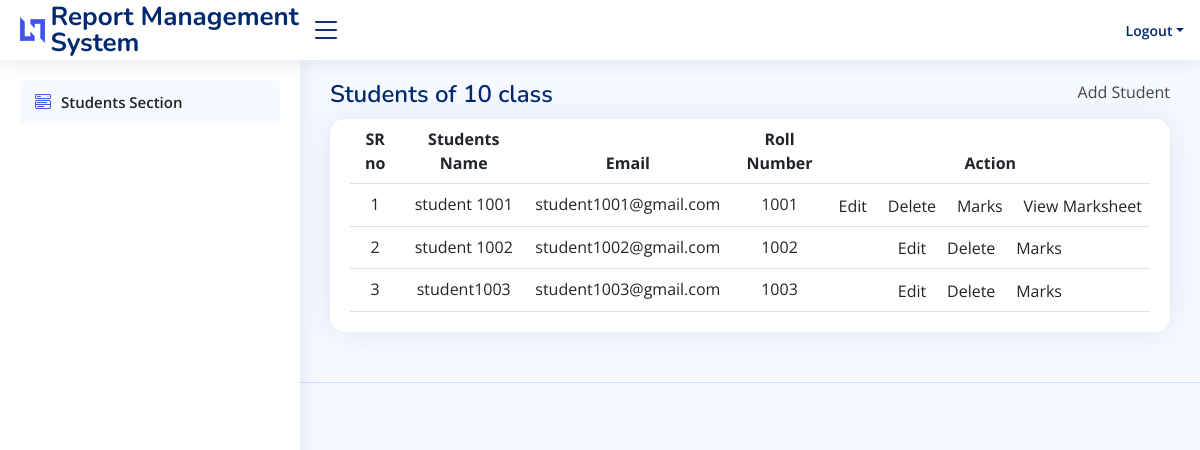
/studentsview/1 (signed in), run on the app's committed database.
### master_api/models.py (models this page shows, shortened)
class Classes (models.Model):
    class_name = models.CharField(max_length=100)
    created_at = models.DateTimeField(auto_now_add=True)
    updated_at = models.DateTimeField(auto_now=True)
    DisplayList = ['id', 'class_name']

class UserAuth(AbstractBaseUser, PermissionsMixin):
    class_id = models.ForeignKey(Classes, on_delete=models.SET_NULL, null=True, blank=True)
    name = models.CharField(max_length=100)
    email = models.EmailField(unique=True)
    password = models.CharField(max_length=128)
    roll_number = models.CharField(max_length=20, unique=True, null=True, blank=True)
    is_staff = models.BooleanField(default=False)
    is_admin = models.BooleanField(default=False)
    is_active = models.BooleanField(default=True)
    created_at = models.DateTimeField(auto_now_add=True)
    updated_at = models.DateTimeField(auto_now=True)
    objects = CustomUserManager()
    USERNAME_FIELD = 'email'
    REQUIRED_FIELDS = []  # No additional required fields
    DisplayList = ['id', 'name', 'email', 'roll_number', 'class_id', 'is_staff', 'is_admin', 'is_active']

### rms/views/admin_view.py (the view)
# urls.py: path('studentsview/<int:id>',admin_view.studentsview, name='studentsview'),
@login_required
def studentsview(request, id):
    class_obj = Classes.objects.get(id=id)
    students = UserAuth.objects.filter(class_id=class_obj, is_superuser=False, is_active=True, is_staff=False, is_admin=False)
    return render(request, 'adminuser/studentsview.html', {'students':students, 'class_obj':class_obj})

### template/adminuser/studentsview.html (shortened to what this page needs)
{% extends "adminuser/base.html" %}
{% load static %}
{% block content %}
<main id="main" class="main">
  <div class="d-flex" style="justify-content: space-between;">
    <div class="pagetitle">
      <h1>Students of {{ class_obj.class_name }} class</h1>
    </div>
    <div class="pagetitle">
      <a class="dropdown-item" href="{% url 'studentadd' class_obj.id %}">Add Student</a>
    </div>
  </div>
    <section class="section">
      <div class="row">
        <div class="col-lg-12">
          <div class="card">
            <div class="card-body">
              <table class="table" style="margin: 0 auto; text-align: center;">
                <thead>
                  <tr>
                    <th scope="col">SR no</th>
                    <th scope="col">Students Name</th>
                    <th scope="col">Email</th>
                    <th scope="col">Roll Number</th>
                    <th scope="col">Action</th>
                  </tr>
                </thead>
                <tbody>
                  {% for i in students %}
                  <tr>
                    <td>{{forloop.counter}}</td>
                    <td>{{i.name}}</td>
                    <td>{{i.email}}</td>
                    <td>{{i.roll_number}}</td>
                    <td>
                      <div class="btn-group" role="group" aria-label="Basic example">
                        <a class="dropdown-item" href="{% url 'editstudent' class_obj.id i.id %}">Edit</a>
                        <a class="dropdown-item" href="{% url 'deletestudent' i.id %}" onclick="return confirm('Are you sure you want to delete this student?');">Delete</a>
                        <a class="dropdown-item" href="{% url 'studentmarkadd' i.id %}"></i>Marks</a>
                        {% if i.reportcard_set.exists %}
                          <a class="dropdown-item" href="{% url 'download' class_obj.id i.id %}" target="_blank">View Marksheet</a>
                        {% endif %}
                      </div>
                    </td>
                  </tr>
                  {% endfor %}
                </tbody>
              </table>
            </div>
          </div>
        </div>
      </div>
    </section>
</main>
  {% endblock %}

### static/assets/css/style.css (style rules this page uses)
:root { scroll-behavior: smooth; }
body { font-family: "Open Sans", sans-serif; background: #f6f9ff; color: #444444; }
a { color: #4154f1; text-decoration: none; }
h1, h2, h3, h4, h5, h6 { font-family: "Nunito", sans-serif; }
#main { margin-top: 60px; padding: 20px 30px; transition: all 0.3s; }
.pagetitle { margin-bottom: 10px; }
.pagetitle h1 { font-size: 24px; margin-bottom: 0; font-weight: 600; color: #012970; }
.card { margin-bottom: 30px; border: none; border-radius: 15px; box-shadow: 0px 0 30px rgba(1, 41, 112, 0.1); }
.card-body { padding: 0 20px 20px 20px; }
@media (min-width: 1200px) { #main, #footer { margin-left: 300px; } }

### data on the page
Classes: class_name "10"
UserAuth: name "student 1001", email "student1001@gmail.com", roll_number "1001", shows "View Marksheet"
UserAuth: name "student 1002", email "student1002@gmail.com", roll_number "1002"
UserAuth: name "student1003", email "student1003@gmail.com", roll_number "1003"
